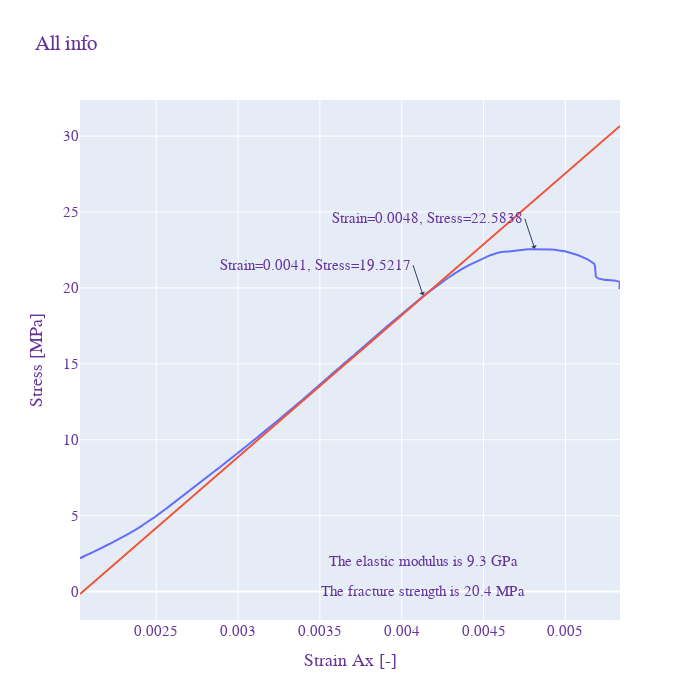

The cell this chart's notebook holds for it:
### Code cell
### All info
# plt.plot(strain1,stress_offset)
fig = go.Figure()
fig.add_trace(go.Scatter(x=strain1, y=stress1))
fig.add_trace(go.Scatter(x=strain1, y=stress_offset))

fig.add_annotation(x=x, y=y,
            text="Strain={:.4f}, Stress={:.4f}".format(x, y),
            showarrow=True,
            xanchor="right",
            arrowhead=1)
            
fig.add_annotation(x=xi, y=2,
            text=ElasticM,
            showarrow=False,
            arrowhead=1)

fig.add_annotation(x=xi, y=0,
            text=FractS,
            showarrow=False,
            arrowhead=1)


fig.add_annotation(x=xi, y=yi,
            text="Strain={:.4f}, Stress={:.4f}".format(x1, y1),
            xanchor="right",
            showarrow=True,
            arrowhead=1)

fig.update_layout(showlegend=False, autosize=False, width=700, height=700, 
    title="All info",
    xaxis_title="Strain Ax [-]",
    yaxis_title="Stress [MPa]",
    font=dict(
        family="New Times Roman",
        size=15,
        color="RebeccaPurple"))


fig.update_traces(textposition='top center')
fig.show()

# fig.write_html("Graphs/PB15_UCS/PB15_Results.html")

### Figure 1 — Plotly figure (JSON) as saved in the notebook; plotly's stock layout.template omitted (floating-point values rounded to 4 significant figures; data arrays with more than 128 entries replaced by an {"elided": "..."} marker saying what was removed)
{"data": [{"textposition": "top center", "type": "scatter", "x": {"elided": "2274 float values"}, "y": {"elided": "2274 float values"}}, {"textposition": "top center", "type": "scatter", "x": {"elided": "2274 float values"}, "y": {"elided": "2274 float values"}}], "layout": {"annotations": [{"arrowhead": 1, "showarrow": true, "text": "Strain=0.0048, Stress=22.5838", "x": 0.004813, "xanchor": "right", "y": 22.58}, {"arrowhead": 1, "showarrow": false, "text": "The elastic modulus is 9.3 GPa", "x": 0.00413, "y": 2}, {"arrowhead": 1, "showarrow": false, "text": "The fracture strength is 20.4 MPa", "x": 0.00413, "y": 0}, {"arrowhead": 1, "showarrow": true, "text": "Strain=0.0041, Stress=19.5217", "x": 0.00413, "xanchor": "right", "y": 19.52}], "autosize": false, "font": {"color": "RebeccaPurple", "family": "New Times Roman", "size": 15}, "height": 700, "showlegend": false, "title": {"text": "All info"}, "width": 700, "xaxis": {"title": {"text": "Strain Ax [-]"}}, "yaxis": {"title": {"text": "Stress [MPa]"}}}}
